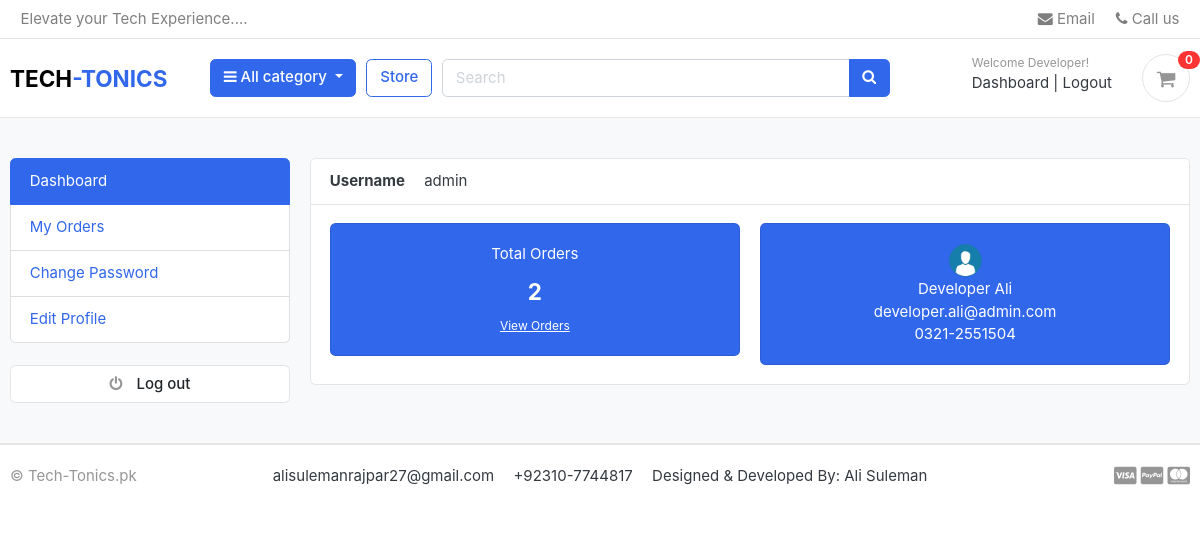
Screenshot of /accounts/dashboard/ (signed in) with the database file from the repository.
### accounts/models.py (models this page shows, shortened)
class Account(AbstractBaseUser):
    first_name      = models.CharField(max_length=50)
    last_name       = models.CharField(max_length=50)
    username        = models.CharField(max_length=50, unique=True)
    email           = models.EmailField(max_length=100, unique=True)
    phone_number    = models.CharField(max_length=50)
    date_joined     = models.DateTimeField(auto_now_add=True)
    last_login      = models.DateTimeField(auto_now_add=True)
    is_admin        = models.BooleanField(default=False)
    is_staff        = models.BooleanField(default=False)
    is_active        = models.BooleanField(default=False)
    is_superadmin        = models.BooleanField(default=False)
    USERNAME_FIELD = 'email'
    REQUIRED_FIELDS = ['username', 'first_name', 'last_name']
    objects = MyAccountManager()

### accounts/views.py (the view)
# urls.py: path('dashboard/',dashboard,name="dashboard"),
@login_required(login_url = 'login')
def dashboard(request):
    user = request.user
    orders = Order.objects.filter(user=user,is_ordered=True)
    context = {
        'order_count' : orders.count()
    }
    return render(request,'accounts/dashboard.html',context=context)

### carts/context_processors.py (called while the page is built)
def counter(request):
    count = 0
    if 'admin' in request.path:
        return {}
    else:
        cart_items = None
        if request.user.is_authenticated:
            cart_items = CartItem.objects.filter(user = request.user, is_active=True)
        else:
            cart = Cart.objects.filter(cart_id=_get_cart_id(request))
            if cart.exists():
                cart_items = CartItem.objects.filter(cart=cart[0])
        if cart_items:
            for item in cart_items:
                count += item.quantity
        return dict(cart_count=count)

### category/context_processors.py (called while the page is built)
def menu_links(request):
	links = Category.objects.all()
	return dict(links=links)

### category/models.py (called while the page is built)
    def get_url(self):
        return reverse('products_by_category',args=[self.slug])

### store/context_processors.py (called while the page is built)
def ram_types(request):
    rams = Product.objects.values_list('ram', flat=True).distinct()
    return dict(rams=rams)

def company_types(request):
    companies = Product.objects.values_list('company', flat=True).distinct()
    return dict(companies=companies)

### templates/accounts/dashboard.html (shortened to what this page needs)
{% extends "base/base.html" %}
{% load static %}
{%block content%}
    {% include "base/navbar.html" %}
    <section class="section-conten padding-y bg">
        <div class="container">
            <div class="row">
            <aside class="col-md-3">
                <ul class="list-group">
                    <a class="list-group-item active" href="{% url 'dashboard' %}"> Dashboard </a>
                    <a class="list-group-item" href="{% url 'my_orders' %}"> My Orders </a>
                    <a class="list-group-item" href="{% url 'change_password' %}"> Change Password </a>
                    <a class="list-group-item" href="#"> Edit Profile </a>
                </ul>
                <br>
                <a class="btn btn-light btn-block" href="{% url 'logout' %}"> <i class="fa fa-power-off"></i> <span class="text">Log out</span> </a>
            </aside>
            <main class="col-md-9">
                <article class="card">
                <header class="card-header">
                    <strong class="d-inline-block mr-3">Username </strong>
                    <span>{{user.username}}</span>
                </header>
                <div class="card-body">
                    <div class="row">
                        <div class="col-md-6" style="text-align: center;"">
                            <div class="card bg-primary text-white" >
                                <div class="card-body">
                                    <div class="card-title">Total Orders</div>
                                    <h4>{{order_count}}</h4>
                                    <u><a href="{% url 'my_orders' %}" style="color: white; font-size: 12px;">View Orders</a></u>
                                </div>
                            </div>
                        </div>
                        <div class="col-md-6" style="text-align: center;">
                            <div class="card bg-primary text-white">
                                <div class="card-body" >
                                    <img src="{% static 'images/profile_logo.png' %}" height="35" width="35">
                                    <p>
                                        {{user.first_name}} {{user.last_name}}
                                        <br>
                                        {{user.email}}
                                        <br>
                                        {{user.phone_number}}
                                    </p>
                                </div>
                            </div>
                        </div>
                    </div>
                </div>
                </article>
            </main>
        </div>
        </div>
    </section>
    {% include "base/footer.html" %}
{%endblock content%}

### templates/base/navbar.html (shortened to what this page needs)
<header class="section-header">
    <nav class="navbar p-md-0 navbar-expand-sm navbar-light border-bottom">
        <div class="container">
            <div class="collapse navbar-collapse" id="navbarTop4">
                <ul class="navbar-nav mr-auto">
                    <li class="nav-item dropdown">
                        <a href="{% url 'homepage' %}" class="nav-link"> Elevate your Tech Experience.... </a>
                    </li>
                </ul>
                <ul class="navbar-nav">
                    <li><a href="#" class="nav-link"> <i class="fa fa-envelope"></i> Email </a></li>
                    <li><a href="#" class="nav-link"> <i class="fa fa-phone"></i> Call us </a></li>
                </ul>
            </div>
        </div>
    </nav>
    <section class="header-main border-bottom">
        <div class="container">
            <div class="row align-items-center">
                <div class="col-lg-2 col-md-3 col-6">
                    <a href="./" class="brand-wrap">
                        <strong>
                            <a href="{% url 'homepage' %}"><h4 style="margin-top: 10px;"> <span style="color: black;">TECH</span>-TONICS</h4></a>
                        </strong>
                    </a>
                </div>
                <div class="col-lg col-sm col-md col-6 flex-grow-0">
                    <div class="category-wrap dropdown d-inline-block float-right">
                        <button type="button" class="btn btn-primary dropdown-toggle" data-toggle="dropdown">
                            <i class="fa fa-bars"></i> All category
                        </button>
                    </div>
                </div>
                <a href="{% url 'store' %}" class="btn btn-outline-primary">Store</a>
                <div class="col-lg  col-md-6 col-sm-12 col">
                    <form action="{% url 'search' %}" class="search">
                        <div class="input-group w-100">
                            <input type="text" class="form-control" style="width:60%;" placeholder="Search" name="keyword">
                            <div class="input-group-append">
                                <button class="btn btn-primary" type="submit">
                                    <i class="fa fa-search"></i>
                                </button>
                            </div>
                        </div>
                    </form>
                </div>
                <div class="col-lg-3 col-sm-6 col-8 order-2 order-lg-3">
                    <div class="d-flex justify-content-end mb-3 mb-lg-0">
                        {% if user.id is None %}
                        <div class="widget-header">
                            <small class="title text-muted">Welcome! </small>
                            <div>
                                <a href="{% url 'login' %}">Sign in</a> <span class="dark-transp"> | </span>
                                <a href="{% url 'register' %}"> Register</a>
                            </div>
                        </div>
                        {% else %}
                        <div class="widget-header">
                            <small class="title text-muted">Welcome {{user.first_name}}!</small>
                            <div>
                                <a href="{% url 'dashboard' %}">Dashboard</a> <span class="dark-transp"> | </span>
                                <a href="{% url 'logout' %}">Logout</a>
                            </div>
                        </div>
                        {% endif %}
                        <a href="{% url 'cart' %}" class="widget-header pl-3 ml-3">
                            <div class="icon icon-sm rounded-circle border"><i class="fa fa-shopping-cart"></i>
                            </div>
                            <span class="badge badge-pill badge-danger notify">{{cart_count}}</span>
                        </a>
                    </div>
                </div>
            </div>
        </div>
    </section>
</header>

### static/css/ui.css (style rules this page uses)
html { font-family: "Inter", sans-serif; font-size: 15px; }
.icon-xs, .icon-sm, .icon-md, .icon-lg { display: inline-block; text-align: center; flex-shrink: 0; flex-grow: 0; }
.icon-sm { width: 48px; height: 48px; line-height: 48px !important; font-size: 20px; }
.padding-y { padding-top: 40px; padding-bottom: 40px; }
article:after, .form-group:after { display: block; clear: both; content: ""; }
.bg { background-color: #f8f9fa; }
p:last-child { margin-bottom: 0; }
.header-main { position: relative; padding-top: 1rem; padding-bottom: 1rem; }
.widget-header { display: inline-block; vertical-align: middle; position: relative; }
.widget-header a { color: #343a40; }
.widget-header i { color: #969696; }
.widget-header .title { display: block; }
.widget-header .notify { position: absolute; top: -3px; right: -10px; }
.btn-light { background-color: #fff; border-color: #e4e4e4; }
.btn-light i { color: #969696; }
.btn i + .text { margin-left: 10px; }
.notify { position: absolute; top: -4px; right: -10px; display: inline-block; padding: 0.25em 0.6em; font-size: 12px; line-height: 1; text-align: center; border-radius: 3rem; color: #fff; background-color: #fa3434; }

### rows the page displays
Account: first_name "Developer", username "admin", last_name "Ali", email "developer.ali@admin.com", phone_number "0321-2551504"

### other values shown
{{ cart_count }} "0"
{{ order_count }} "2"
